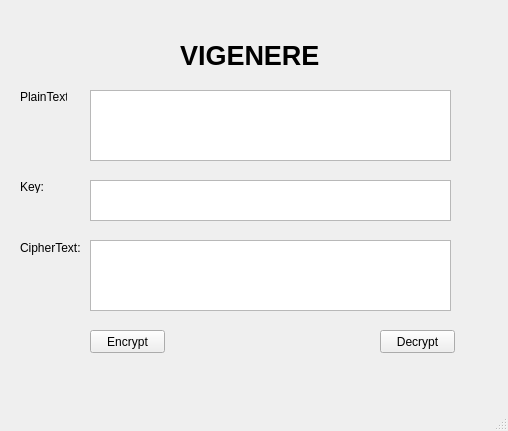
<?xml version="1.0" encoding="UTF-8"?>
<ui version="4.0">
 <class>MainWindow</class>
 <widget class="QMainWindow" name="MainWindow">
  <property name="geometry">
   <rect>
    <x>0</x>
    <y>0</y>
    <width>508</width>
    <height>431</height>
   </rect>
  </property>
  <property name="windowTitle">
   <string>MainWindow</string>
  </property>
  <widget class="QWidget" name="centralwidget">
   <widget class="QLabel" name="label_3">
    <property name="geometry">
     <rect>
      <x>20</x>
      <y>180</y>
      <width>47</width>
      <height>13</height>
     </rect>
    </property>
    <property name="text">
     <string>Key:</string>
    </property>
   </widget>
   <widget class="QTextEdit" name="txt_key">
    <property name="geometry">
     <rect>
      <x>90</x>
      <y>180</y>
      <width>361</width>
      <height>41</height>
     </rect>
    </property>
   </widget>
   <widget class="QLabel" name="label">
    <property name="geometry">
     <rect>
      <x>180</x>
      <y>20</y>
      <width>231</width>
      <height>71</height>
     </rect>
    </property>
    <property name="font">
     <font>
      <pointsize>20</pointsize>
      <weight>75</weight>
      <bold>true</bold>
     </font>
    </property>
    <property name="text">
     <string>VIGENERE</string>
    </property>
    <property name="textFormat">
     <enum>Qt::PlainText</enum>
    </property>
   </widget>
   <widget class="QPlainTextEdit" name="txt_plain_text">
    <property name="geometry">
     <rect>
      <x>90</x>
      <y>90</y>
      <width>361</width>
      <height>71</height>
     </rect>
    </property>
   </widget>
   <widget class="QPushButton" name="btn_encrypt">
    <property name="geometry">
     <rect>
      <x>90</x>
      <y>330</y>
      <width>75</width>
      <height>23</height>
     </rect>
    </property>
    <property name="text">
     <string>Encrypt</string>
    </property>
   </widget>
   <widget class="QTextEdit" name="txt_cipher_text">
    <property name="geometry">
     <rect>
      <x>90</x>
      <y>240</y>
      <width>361</width>
      <height>71</height>
     </rect>
    </property>
   </widget>
   <widget class="QPushButton" name="btn_decrypt">
    <property name="geometry">
     <rect>
      <x>380</x>
      <y>330</y>
      <width>75</width>
      <height>23</height>
     </rect>
    </property>
    <property name="text">
     <string>Decrypt</string>
    </property>
   </widget>
   <widget class="QLabel" name="label_2">
    <property name="geometry">
     <rect>
      <x>20</x>
      <y>90</y>
      <width>47</width>
      <height>13</height>
     </rect>
    </property>
    <property name="text">
     <string>PlainText:</string>
    </property>
   </widget>
   <widget class="QLabel" name="label_4">
    <property name="geometry">
     <rect>
      <x>20</x>
      <y>240</y>
      <width>61</width>
      <height>16</height>
     </rect>
    </property>
    <property name="text">
     <string>CipherText:</string>
    </property>
   </widget>
  </widget>
  <widget class="QMenuBar" name="menubar">
   <property name="geometry">
    <rect>
     <x>0</x>
     <y>0</y>
     <width>508</width>
     <height>21</height>
    </rect>
   </property>
  </widget>
  <widget class="QStatusBar" name="statusbar"/>
 </widget>
 <resources/>
 <connections/>
</ui>
